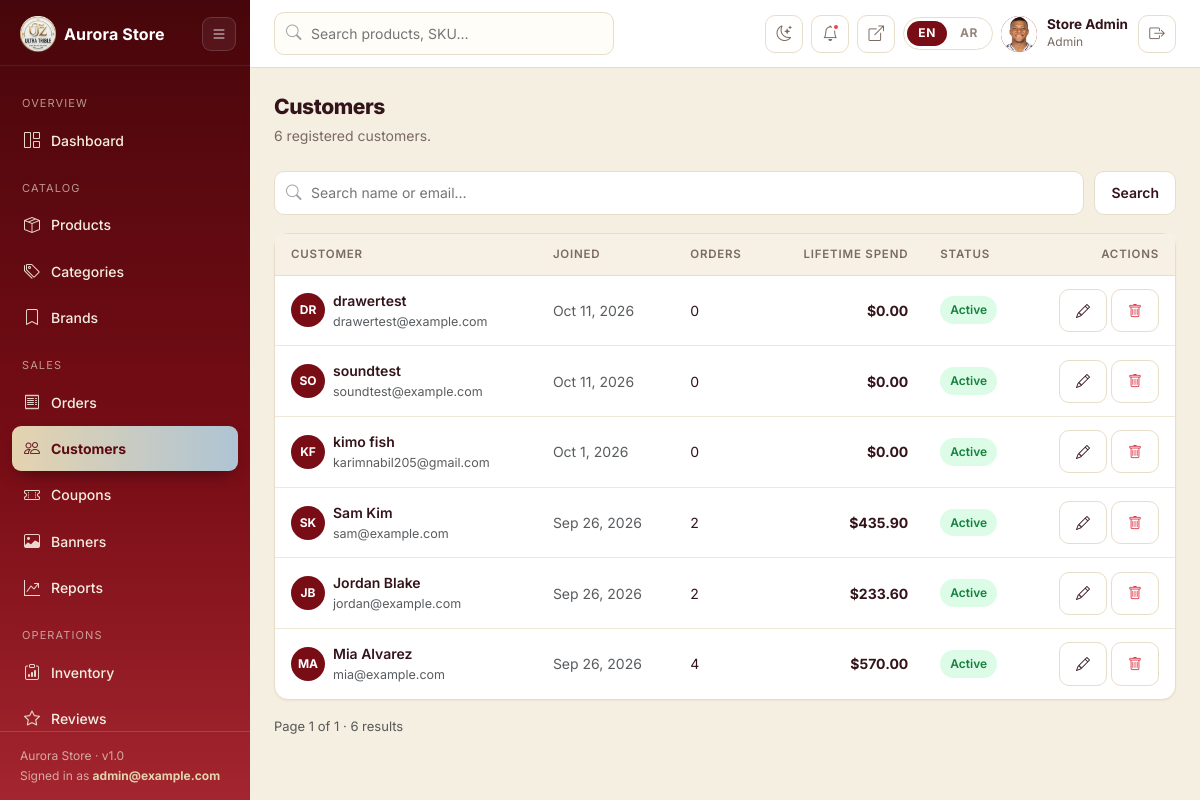
Screenshot of /management/customers/ (signed in) with the database file from the repository.
### apps/accounts/models.py (models this page shows, shortened)
class User(AbstractUser):
    class Role(models.TextChoices):
        CUSTOMER = "customer", _("Customer")
        STAFF = "staff", _("Staff")
        ADMIN = "admin", _("Admin")
    email = models.EmailField(_("Email address"), unique=True)
    username = models.CharField(
        max_length=150,
        unique=True,
        blank=True,
        help_text=_("Optional. Generated from your email if left blank."),
    )
    phone = models.CharField(
        max_length=30, blank=True, validators=[validate_phone]
    )
    profile_image = models.ImageField(
        upload_to="avatars/%Y/%m/", blank=True, validators=[validate_image_file]
    )
    role = models.CharField(
        max_length=20, choices=Role.choices, default=Role.CUSTOMER, db_index=True
    )
    email_verified = models.BooleanField(default=False)
    verification_token = models.CharField(
        max_length=64, blank=True, null=True, default=None, db_index=True
    )
    email_verification_sent_at = models.DateTimeField(null=True, blank=True)
    date_of_birth = models.DateField(null=True, blank=True)
    active_session_key = models.CharField(
        max_length=40, blank=True, default="", db_index=True
    )
    active_device_id = models.CharField(max_length=64, blank=True, default="")
    USERNAME_FIELD = "email"
    REQUIRED_FIELDS: list = []
    class Meta:
        verbose_name = _("user")
        verbose_name_plural = _("users")
        indexes = [models.Index(fields=["email"])]
    @property
    def is_management(self):
        return self.is_active and (self.is_staff or self.is_superuser)
    @property
    def initials(self):
        name = self.get_full_name() or self.username or self.email
        parts = [p for p in name.split() if p]
        if len(parts) >= 2:
            return (parts[0][0] + parts[1][0]).upper()
        base = (parts[0] if parts else name).strip()
        return (base[:2] or "U").upper()

### apps/dashboard/views_people.py (the view, shortened to what this page needs)
# urls.py: path("customers/", views_people.customers, name="customers"),
@management_required
@permission_required("accounts.view_user")
def customers(request):
    base_qs = User.objects.filter(
        role=User.Role.CUSTOMER, is_staff=False
    )
    qs = base_qs.order_by("-date_joined")
    q = (request.GET.get("q") or "").strip()
    page_obj = paginate(request, qs, per_page=20)
    rows = []
    for customer in page_obj.object_list:
        rows.append({
            "obj": customer,
            "order_count": Order.objects.filter(user=customer).count(),
            "spent": sum(
                o.total
                for o in Order.objects.filter(user=customer).exclude(
                    status__in=[Order.Status.CANCELLED, Order.Status.REFUNDED]
                )
            ),
        })
    return render(
        request,
        "management/customers/list.html",
        {
            "nav": "customers",
            "page_obj": page_obj,
            "rows": rows,
            "q": q,
            "total": base_qs.count(),
        },
    )

### apps/banners/context_processors.py (called while the page is built)
def _active_queryset():
    return (
        Banner.objects.filter(
            is_active=True,
            valid_from__lte=timezone.now(),
        )
        .filter(
            models.Q(valid_until__isnull=True) | models.Q(valid_until__gte=timezone.now())
        )
        .order_by("-position", "-created_at")
    )

def active_banners(request):
    try:
        request.is_mobile = getattr(request, "is_mobile", False)
        request.country_code = getattr(request, "country_code", None)
        slides = []
        popup = None
        first = None
        for banner in _active_queryset():
            if banner.is_popup:
                if banner.matches_request(request, skip_session_check=True):
                    popup = popup or banner
                    first = first or banner
            elif banner.matches_request(request):
                slides.append(banner)
                first = first or banner
        return {
            "banners": slides,
            "popup_banner": popup,
            "active_banner": first,
        }
    except Exception:
        return {"banners": [], "popup_banner": None, "active_banner": None}

### apps/banners/models.py (called while the page is built)
    @property
    def is_expired(self):
        return self.valid_until is not None and self.valid_until < timezone.now()

    @property
    def is_started(self):
        return self.valid_from <= timezone.now()

    @property
    def is_scheduled_valid(self):
        return self.is_started and not self.is_expired

### apps/cart/context_processors.py (called while the page is built)
def cart_context(request):
    context = {
        "cart_count": 0,
        "wishlist_count": 0,
        "compare_count": 0,
        "compare_slugs": [],
    }
    user = getattr(request, "user", None)
    try:
        cart = get_cart(request, create=False)
        context["cart_count"] = cart.total_quantity if cart else 0
        compare = get_compare_list(request)
        context["compare_count"] = len(compare)
        context["compare_slugs"] = compare
        if user is not None and user.is_authenticated:
            context["wishlist_count"] = get_wishlist_count(user)
    except Exception:  # pragma: no cover - never break page rendering
        pass
    return context

### apps/cart/models.py (called while the page is built)
    @property
    def total_quantity(self):
        return sum(item.quantity for item in self.items.all())

### apps/cart/services.py (called while the page is built)
def get_wishlist_count(user):
    if user is None or not user.is_authenticated:
        return 0
    return WishlistItem.objects.filter(user=user).count()

### apps/catalog/brand_logos.py (called while the page is built, shortened)
def parse_brand_logos(text):
    logos = []
    return logos

### templates/management/customers/list.html (shortened to what this page needs)
{% extends "management/base.html" %}
{% load i18n %}
{% load core_tags %}
{% block content %}
<div class="d-flex justify-content-between align-items-center mb-4 flex-wrap gap-2">
  <div>
    <h1 class="mg-title">{% trans "Customers" %}</h1>
    <p class="mg-sub mb-0">{% blocktrans count counter=total %}{{ counter }} registered customer{% plural %}{{ counter }} registered customers{% endblocktrans %}.</p>
  </div>
</div>
<form class="mg-filterbar" method="get">
  <div class="mg-search-inline">
    <i class="bi bi-search"></i>
    <input type="search" name="q" value="{{ q }}" placeholder="{% trans "Search name or email…" %}">
  </div>
  <button class="mg-btn mg-btn-ghost" type="submit">{% trans "Search" %}</button>
</form>
<div class="mg-card">
  <div class="table-responsive">
    <table class="mg-table">
      <thead>
        <tr><th>{% trans "Customer" %}</th><th>{% trans "Joined" %}</th><th>{% trans "Orders" %}</th><th class="text-end">{% trans "Lifetime spend" %}</th><th>{% trans "Status" %}</th><th class="text-end">{% trans "Actions" %}</th></tr>
      </thead>
      <tbody>
        {% for row in rows %}
          <tr>
            <td>
              <div class="d-flex align-items-center gap-2">
                <span class="au-avatar" style="width:34px;height:34px;font-size:12px">
                  {% if row.obj.profile_image %}<img src="{{ row.obj.profile_image.url }}" alt="">{% else %}{{ row.obj.initials }}{% endif %}
                </span>
                <div>
                  <a href="{% url 'dashboard:customer_detail' row.obj.pk %}">
                    {{ row.obj.get_full_name|default:row.obj.username }}
                  </a>
                  <div class="text-muted" style="font-size:12.5px">{{ row.obj.email }}</div>
                </div>
              </div>
            </td>
            <td class="text-muted">{{ row.obj.date_joined|date:"M j, Y" }}</td>
            <td>{{ row.order_count }}</td>
            <td class="text-end fw-bold">{{ row.spent|currency }}</td>
            <td>
              <span class="mg-chip {% if row.obj.is_active %}approved{% else %}rejected{% endif %}">
                {{ row.obj.is_active|yesno:"Active,Disabled" }}
              </span>
            </td>
            <td class="text-end text-nowrap">
              {% if perms.accounts.change_user %}
                <a class="mg-btn mg-btn-ghost" href="{% url 'dashboard:customer_edit' row.obj.pk %}" title="{% trans 'Edit' %}">
                  <i class="bi bi-pencil"></i>
                </a>
              {% endif %}
              {% if perms.accounts.delete_user %}
                <form method="post" action="{% url 'dashboard:customer_delete' row.obj.pk %}" class="d-inline"
                      data-confirm="{% blocktrans with email=row.obj.email %}Permanently delete {{ email }}? Their orders will be kept, but reviews, addresses and notifications are removed.{% endblocktrans %}">
                  <button class="mg-btn mg-btn-ghost text-danger" type="submit" title="{% trans 'Delete' %}">
                    <i class="bi bi-trash"></i>
                  </button>
                </form>
              {% endif %}
            </td>
          </tr>
        {% empty %}
          <tr><td colspan="6"><div class="mg-empty"><i class="bi bi-people"></i>{% trans "No customers found." %}</div></td></tr>
        {% endfor %}
      </tbody>
    </table>
  </div>
</div>
{% include "management/_pagination.html" with page_obj=page_obj q=q %}
{% endblock %}

### templates/management/base.html (shortened to what this page needs)
{% load static i18n core_tags %}
{% is_rtl as IS_RTL %}
<!DOCTYPE html>
<html lang="{{ LANGUAGE_CODE }}" class="mg-root" {% if IS_RTL %}dir="rtl"{% endif %}>
<head>
  <link rel="stylesheet" href="{% static 'vendor/css/bootstrap.min.css' %}">
  <link rel="stylesheet" href="{% static 'vendor/css/bootstrap-icons.min.css' %}">
  <link rel="stylesheet" href="{% static_v 'css/main.css' %}">
  <link rel="stylesheet" href="{% static 'css/management.css' %}">
  <link rel="stylesheet" href="{% static_v 'css/dark.css' %}">
</head>
<body class="mg-body">
  <div class="d-flex">
    {% include "management/_sidebar.html" %}
    <div class="mg-main">
      <header class="mg-topbar">
        {% if perms.catalog.view_product %}
          <form class="mg-search" action="{% url 'dashboard:products' %}" method="get">
            <i class="bi bi-search"></i>
            <input type="search" name="q" value="{{ request.GET.q|default:'' }}"
                   placeholder="{% trans 'Search products, SKU…' %}" aria-label="{% trans 'Search' %}">
          </form>
        {% endif %}
        <div class="ms-auto d-flex align-items-center gap-2">
          <button class="mg-icon-btn" type="button"
                  data-theme-toggle
                  data-to-dark="{% trans 'Switch to dark mode' %}"
                  data-to-light="{% trans 'Switch to light mode' %}"
                  aria-pressed="false"
                  aria-label="{% trans 'Switch to dark mode' %}"
                  title="{% trans 'Switch to dark mode' %}">
            <i class="bi bi-moon-stars" data-theme-icon aria-hidden="true"></i>
          </button>
          {% if perms.notifications.view_notification %}
            <a class="mg-icon-btn" href="{% url 'dashboard:notifications' %}" title="{% trans 'Notifications' %}">
              <i class="bi bi-bell"></i>
              {% if portal_unread %}
                <span class="dot"></span>
              {% endif %}
            </a>
          {% endif %}
          <a class="mg-icon-btn" href="{% url 'core:home' %}" target="_blank" title="{% trans 'View storefront' %}">
            <i class="bi bi-box-arrow-up-right"></i>
          </a>
          <div class="mg-lang">
            {% language_switcher %}
          </div>
          <div class="mg-user">
            <span class="au-avatar">
              {% if user.profile_image %}<img src="{{ user.profile_image.url }}" alt="">{% else %}{{ user.initials }}{% endif %}
            </span>
            <div class="who">
              <b>{{ user.get_full_name|default:user.username }}</b>
              {% trans "Staff" as STAFF_LABEL %}
              <span>{{ user.get_role_display|default:STAFF_LABEL }}</span>
            </div>
            <form method="post" action="{% url 'accounts:logout' %}">
              <button class="mg-icon-btn" type="submit" title="{% trans 'Sign out' %}">
                <i class="bi bi-box-arrow-right"></i>
              </button>
            </form>
          </div>
        </div>
      </header>
      <main class="mg-content">
        {% include "includes/messages.html" %}
        {% block content %}{% endblock %}
      </main>
    </div>
  </div>
</body>
</html>

### templates/management/_sidebar.html (shortened to what this page needs)
{% load i18n static %}
<aside class="mg-sidebar">
  <div class="mg-side-head">
    <a class="mg-brand d-flex align-items-center gap-2" href="{% url 'dashboard:home' %}">
      <img src="{% static 'images/logo.png' %}" alt="{{ SITE_NAME }}" class="brand-logo" style="height: 36px; width: auto;">
      <span class="brand-text">{{ SITE_NAME }}</span>
    </a>
    <button class="mg-side-toggle" id="mg-side-toggle" type="button"
            aria-label="{% trans 'Toggle navigation' %}" title="{% trans 'Toggle navigation' %}">
      <i class="bi bi-list"></i>
    </button>
  </div>
  <nav class="mg-nav">
    <div class="mg-label">{% trans "Overview" %}</div>
    <a href="{% url 'dashboard:home' %}" class="{% if nav == 'home' %}active{% endif %}">
      <i class="bi bi-grid-1x2"></i> {% trans "Dashboard" %}
    </a>
    {% if perms.catalog.view_product or perms.catalog.view_category or perms.catalog.view_brand %}
      <div class="mg-label">{% trans "Catalog" %}</div>
      {% if perms.catalog.view_product %}
        <a href="{% url 'dashboard:products' %}" class="{% if nav == 'products' %}active{% endif %}">
          <i class="bi bi-box-seam"></i> {% trans "Products" %}
        </a>
      {% endif %}
      {% if perms.catalog.view_category %}
        <a href="{% url 'dashboard:categories' %}" class="{% if nav == 'categories' %}active{% endif %}">
          <i class="bi bi-tags"></i> {% trans "Categories" %}
        </a>
      {% endif %}
      {% if perms.catalog.view_brand %}
        <a href="{% url 'dashboard:brands' %}" class="{% if nav == 'brands' %}active{% endif %}">
          <i class="bi bi-bookmark"></i> {% trans "Brands" %}
        </a>
      {% endif %}
    {% endif %}
    {% if perms.orders.view_order or perms.accounts.view_user or perms.coupons.view_coupon or perms.banners.view_banner %}
      <div class="mg-label">{% trans "Sales" %}</div>
      {% if perms.orders.view_order %}
        <a href="{% url 'dashboard:orders' %}" class="{% if nav == 'orders' %}active{% endif %}">
          <i class="bi bi-receipt"></i> {% trans "Orders" %}
        </a>
      {% endif %}
      {% if perms.accounts.view_user %}
        <a href="{% url 'dashboard:customers' %}" class="{% if nav == 'customers' %}active{% endif %}">
          <i class="bi bi-people"></i> {% trans "Customers" %}
        </a>
      {% endif %}
      {% if perms.coupons.view_coupon %}
        <a href="{% url 'dashboard:coupons' %}" class="{% if nav == 'coupons' %}active{% endif %}">
          <i class="bi bi-ticket-perforated"></i> {% trans "Coupons" %}
        </a>
      {% endif %}
      {% if perms.banners.view_banner %}
        <a href="{% url 'dashboard:banners' %}" class="{% if nav == 'banners' %}active{% endif %}">
          <i class="bi bi-image"></i> {% trans "Banners" %}
        </a>
      {% endif %}
      {% if perms.orders.view_order %}
        <a href="{% url 'dashboard:reports' %}" class="{% if nav == 'reports' %}active{% endif %}">
          <i class="bi bi-graph-up-arrow"></i> {% trans "Reports" %}
        </a>
      {% endif %}
    {% endif %}
    {% if perms.inventory.view_stocktransaction or perms.reviews.view_review or perms.notifications.view_newslettersubscriber or perms.notifications.view_notification %}
      <div class="mg-label">{% trans "Operations" %}</div>
      {% if perms.inventory.view_stocktransaction %}
        <a href="{% url 'dashboard:inventory' %}" class="{% if nav == 'inventory' %}active{% endif %}">
          <i class="bi bi-clipboard-data"></i> {% trans "Inventory" %}
        </a>
      {% endif %}
      {% if perms.reviews.view_review %}
        <a href="{% url 'dashboard:reviews' %}" class="{% if nav == 'reviews' %}active{% endif %}">
          <i class="bi bi-star"></i> {% trans "Reviews" %}
        </a>
      {% endif %}
    {% endif %}
  </nav>
  <div class="mg-foot">
    {{ SITE_NAME }} · v1.0<br>
    {% trans "Signed in as" %} <b style="color:#e5d3af">{{ user.email }}</b>
  </div>
</aside>

### rows the page displays
User: email "admin@example.com", profile_image (picture), get_full_name "Store Admin", role "Admin"
User: obj.initials "DR", obj.get_full_name "drawertest", obj.email "drawertest@example.com", obj.date_joined "Oct 11, 2026", order_count "0", spent "$0.00", obj.is_active "Active"
User: obj.initials "SO", obj.get_full_name "soundtest", obj.email "soundtest@example.com", obj.date_joined "Oct 11, 2026", order_count "0", spent "$0.00", obj.is_active "Active"
User: obj.initials "KF", obj.get_full_name "kimo fish", obj.email "karimnabil205@gmail.com", obj.date_joined "Oct 1, 2026", order_count "0", spent "$0.00", obj.is_active "Active"
User: obj.initials "SK", obj.get_full_name "Sam Kim", obj.email "sam@example.com", obj.date_joined "Sep 26, 2026", order_count "2", spent "$435.90", obj.is_active "Active"
User: obj.initials "JB", obj.get_full_name "Jordan Blake", obj.email "jordan@example.com", obj.date_joined "Sep 26, 2026", order_count "2", spent "$233.60", obj.is_active "Active"
User: obj.initials "MA", obj.get_full_name "Mia Alvarez", obj.email "mia@example.com", obj.date_joined "Sep 26, 2026", order_count "4", spent "$570.00", obj.is_active "Active"

### other values shown
{{ SITE_NAME }} "Aurora Store"
